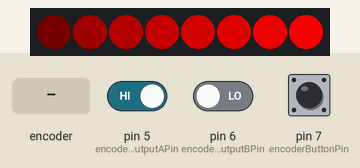
The sketch below on a simulated Arduino Uno, built with avr-gcc and run on an emulated ATmega328P. Parts: 8 RGB LEDs in strip order, left to right. The inputs (shaded band) are chosen by the test bench; at power-on: pin 7 (encoderButtonPin) HIGH, pin 5 (encoderOutputAPin) HIGH, pin 6 (encoderOutputBPin) LOW. What the sketch prints to the serial monitor is not drawn.

Above: at 1.2 s.
1.3 s: rotary encoder on pin 5 (encoderOutputAPin) / pin 6 (encoderOutputBPin) turned 1 step (first pin leading)
At 1.7 s:
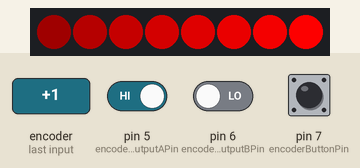
3.0 s: pin 7 (encoderButtonPin) pulsed LOW 5 times (0.12 s each, 0.3 s apart)
At 5.6 s:
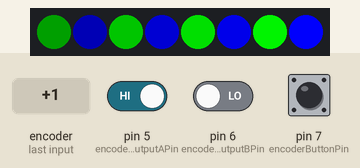
6.0 s: rotary encoder on pin 5 (encoderOutputAPin) / pin 6 (encoderOutputBPin) turned 2 steps (second pin leading)
At 6.8 s:
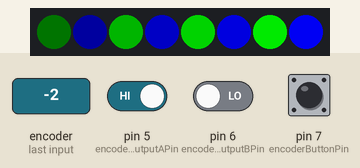
7.9 s: pin 7 (encoderButtonPin) pulsed LOW 5 times (0.12 s each, 0.3 s apart)
At 10.5 s:
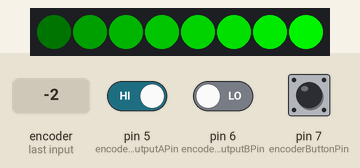
Timing chart, 0 to 11.9 s (numbered marks = the images above; inputs shaded):
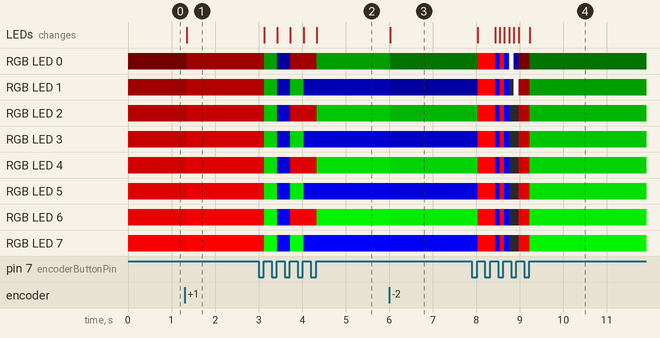

Measured:
- after the input at 1.3 s, RGB LED 0: RGB(1, 0, 0) → RGB(32, 0, 0) after 0.05 s; RGB LED 1: RGB(32, 0, 0) → RGB(63, 0, 0) after 0.05 s; RGB LED 2: RGB(63, 0, 0) → RGB(94, 0, 0) after 0.05 s; RGB LED 3: RGB(94, 0, 0) → RGB(125, 0, 0) after 0.05 s; RGB LED 4: RGB(125, 0, 0) → RGB(156, 0, 0) after 0.05 s; the LEDs: change after 0.05 s (image 1)
- after the input at 3.0 s, RGB LED 0: RGB(32, 0, 0) → RGB(0, 32, 0) after 0.13 s, → RGB(0, 0, 32) 0.30 s later, → RGB(32, 0, 0) 0.30 s later, → RGB(0, 32, 0) 0.60 s later; RGB LED 1: alternates RGB(0, 63, 0) for 0.30 s and RGB(0, 0, 63) for 0.30 s, 4 changes in all, then stays RGB(0, 0, 63), starting after 0.13 s
- after the input at 6.0 s, RGB LED 0: RGB(0, 32, 0) → RGB(0, 1, 0) at once; RGB LED 1: RGB(0, 0, 63) → RGB(0, 0, 32) at once; RGB LED 2: RGB(0, 94, 0) → RGB(0, 63, 0) at once; RGB LED 3: RGB(0, 0, 125) → RGB(0, 0, 94) at once; RGB LED 4: RGB(0, 156, 0) → RGB(0, 125, 0) at once; the LEDs: change at once (image 3)

The sketch:

led_project.ino
```cpp
#include <Adafruit_NeoPixel.h>
#include <math.h>

//consts definition for led strip
#define ledsNumber 8
#define ledsDinPin A0
#define ledsVersion NEO_GRB + NEO_KHZ800

//consts definition for brightness levels
#define brightnessMin 1
#define brightnessMax 255
#define minK 2
#define maxK 6

//consts definition for encoder
#define encoderOutputAPin 5
#define encoderOutputBPin 6
#define encoderButtonPin 7
#define bPressed LOW
#define bNotPressed HIGH

#define effectsNumber 9

byte brightnessLevels = 0;
int brightnessChangePerLed = 0;
double currentK = minK;

void changeKParameter();

typedef struct {
  const int debounce = 300;
  const int buttonHoldTime = 1000;

  unsigned long holdTime = 0;
  byte clicksCounter = 1;
  bool buttonPrevState = bNotPressed;
  bool buttonCurrentState;

  unsigned long rotationsCounter = 0;
  int aState;
  int aLastState;

  void RotationHandler() {
    aState = digitalRead(encoderOutputAPin);
    if(aState != aLastState) {
      if(digitalRead(encoderOutputBPin) != aState) {
        if(rotationsCounter < (brightnessLevels - ledsNumber))
          ++rotationsCounter;
      }
      else {
        if(rotationsCounter > 0)
          --rotationsCounter;
      }
      aLastState = aState;
    }
  }

  void ButtonHandler() {
    buttonCurrentState = digitalRead(encoderButtonPin);
    if(buttonCurrentState != buttonPrevState) {
      delay(10);
      buttonCurrentState = digitalRead(encoderButtonPin);
      if(buttonCurrentState == bPressed)
        holdTime = millis();
      if(buttonCurrentState == bNotPressed) {
        if(millis() - holdTime >= buttonHoldTime)
            changeKParameter();
        else {
          ++clicksCounter;
          if(clicksCounter > effectsNumber)
            clicksCounter = 1;
        }
      }
      buttonPrevState = buttonCurrentState;
    }
  }

} Encoder;

Adafruit_NeoPixel ledStrip = Adafruit_NeoPixel(ledsNumber, ledsDinPin, ledsVersion);
Encoder encoder;

void setup() {
  pinMode(encoderOutputAPin, INPUT);
  pinMode(encoderOutputBPin, INPUT);
  pinMode(encoderButtonPin, INPUT);

  encoder.aLastState = digitalRead(encoderOutputAPin);
  Serial.begin(9600);
  setBrightnessLevels(currentK);
  ledStrip.begin();
  ledStrip.show();
  ledStrip.clear();
}

void loop() {
  encoder.RotationHandler();
  encoder.ButtonHandler();

  switch(encoder.clicksCounter) {
    case 1:
      redEffect();
      break;
     case 2:
      greenEffect();
      break;
     case 3:
      blueEffect();
      break;
     case 4:
      redGreenEffect();
      break;
     case 5:
      redBlueEffect();
      break;
     case 6:
      greenBlueEffect();
      break;
     case 7:
      rainbowEffectWithScrolling();
      break;
     case 8:
      policeEffect();
      break;
     case 9:
      meteorRainEffect(255, 255, 255, 1, 200, 100);
      break;
  }
}

void changeKParameter() {
  byte prevK = currentK;
  encoder.holdTime = 0;
  encoder.buttonPrevState = bNotPressed;

  while(true) {
    ledStrip.clear();
    for(int i = 0; i < currentK; ++i)
      ledStrip.setPixelColor(i, ledStrip.Color(255, 255, 255));
    ledStrip.show();

    encoder.aState = digitalRead(encoderOutputAPin);
    if(encoder.aState != encoder.aLastState) {
      if(digitalRead(encoderOutputBPin) != encoder.aState) {
        if(currentK < maxK)
          currentK += 0.5;
      }
      else {
        if(currentK > minK)
          currentK -= 0.5;
      }
      encoder.aLastState = encoder.aState;
    }

    encoder.buttonCurrentState = digitalRead(encoderButtonPin);
    if(encoder.buttonCurrentState != encoder.buttonPrevState) {
      delay(10);
      encoder.buttonCurrentState = digitalRead(encoderButtonPin);
      if(encoder.buttonCurrentState == bPressed)
        encoder.holdTime = millis();
      if(encoder.buttonCurrentState == bNotPressed) {
        if(millis() - encoder.holdTime >= encoder.buttonHoldTime)
          break;
        else {
          currentK = prevK;
          break;
        }
      }
      encoder.buttonPrevState = encoder.buttonCurrentState;
    }
  }

  setBrightnessLevels(currentK);
  encoder.rotationsCounter = 0;
}

void setBrightnessLevels(byte K) {
  brightnessLevels = pow(2,K) * 2 + 1; //prevent round-off error, because brightnessLevels is of type double
  Serial.println(brightnessLevels);
  brightnessChangePerLed = (brightnessMax - brightnessMin) / (brightnessLevels - 1);
}

void redEffect() {
  ledStrip.clear();

  for(byte i = 0; i < ledsNumber; ++i)
    ledStrip.setPixelColor(i, ledStrip.Color((encoder.rotationsCounter + i) * brightnessChangePerLed + brightnessMin, 0, 0));
  ledStrip.show();
}

void greenEffect() {
  ledStrip.clear();

  for(byte i = 0; i < ledsNumber; ++i)
    ledStrip.setPixelColor(i, ledStrip.Color(0, (encoder.rotationsCounter + i) * brightnessChangePerLed + brightnessMin, 0));
  ledStrip.show();
}

void blueEffect() {
  ledStrip.clear();

  for(byte i = 0; i < ledsNumber; ++i)
    ledStrip.setPixelColor(i, ledStrip.Color(0, 0, (encoder.rotationsCounter + i) * brightnessChangePerLed + brightnessMin));
  ledStrip.show();
}

void redGreenEffect() {
  ledStrip.clear();

  for(byte i = 0; i < ledsNumber; ++i) {
    if(i % 2 == 0)
      ledStrip.setPixelColor(i, ledStrip.Color((encoder.rotationsCounter + i) * brightnessChangePerLed + brightnessMin, 0, 0));
    else
      ledStrip.setPixelColor(i, ledStrip.Color(0, (encoder.rotationsCounter + i) * brightnessChangePerLed + brightnessMin, 0));
  }
  ledStrip.show();
}

void redBlueEffect() {
  ledStrip.clear();

  for(byte i = 0; i < ledsNumber; ++i) {
    if(i % 2 == 0)
      ledStrip.setPixelColor(i, ledStrip.Color((encoder.rotationsCounter + i) * brightnessChangePerLed + brightnessMin, 0, 0));
     else
      ledStrip.setPixelColor(i, ledStrip.Color(0, 0, (encoder.rotationsCounter + i) * brightnessChangePerLed + brightnessMin));
  }
  ledStrip.show();
}

void greenBlueEffect() {
  ledStrip.clear();

  for(byte i = 0; i < ledsNumber; ++i) {
    if(i % 2 == 0)
      ledStrip.setPixelColor(i, ledStrip.Color(0, (encoder.rotationsCounter + i) * brightnessChangePerLed + brightnessMin, 0));
     else
      ledStrip.setPixelColor(i, ledStrip.Color(0, 0, (encoder.rotationsCounter + i) * brightnessChangePerLed + brightnessMin));
  }
  ledStrip.show();
}

void policeEffect() {
  ledStrip.clear();

  for(byte i = 0; i < ledsNumber; ++i)
    ledStrip.setPixelColor(i, ledStrip.Color(255, 0, 0));
  ledStrip.show();
  delay(100);

  for(byte i = 0; i < ledsNumber; ++i)
    ledStrip.setPixelColor(i, ledStrip.Color(0, 0, 255));
  ledStrip.show();
  delay(100);
}

void rainbowEffectWithScrolling() {
  unsigned int counter = 0;
  byte r = 255, g = 255, b = 255;
  byte prevClicksCounter = encoder.clicksCounter;
  changeLedStripColor(255, 0, 0);
  bool clockwise;

  while(true) {
    encoder.ButtonHandler();
    if(encoder.clicksCounter != prevClicksCounter)
      break;
    encoder.aState = digitalRead(encoderOutputAPin);
    if(encoder.aState != encoder.aLastState) {
      if(digitalRead(encoderOutputBPin) != encoder.aState) {
        if(counter < 1530)
          ++counter;
        if(counter >= 1530) {
          counter = 0;
          r = 255;
          g = 255;
          b = 255;
        }
        clockwise = true;
      }
      else {
        if(counter > 0)
          --counter;
        clockwise = false;
      }

      if(counter <= 255)
        changeLedStripColor(255, counter, 0);
      else if(counter <= 510) {
        if(clockwise)
          --r;
        else
          ++r;
        changeLedStripColor(r, 255, 0);
      }
      else if(counter <= 765)
        changeLedStripColor(0, 255, counter % 255);
      else if(counter <= 1020) {
        if(clockwise)
          --g;
        else
          ++g;
        changeLedStripColor(0, g, 255);
      }
      else if(counter <= 1275)
        changeLedStripColor(counter % 255, 0, 255);
      else {
        if(clockwise)
          --b;
        else
          ++b;
        changeLedStripColor(255, 0, b);
      }
      encoder.aLastState = encoder.aState;
    }
  }
}

void changeLedStripColor(byte r, byte g, byte b) {
  for(byte i = 0; i < ledsNumber; ++i)
    ledStrip.setPixelColor(i, ledStrip.Color(r, g, b));
  ledStrip.show();
}

void meteorRainEffect(byte red, byte green, byte blue, byte meteorSize, byte meteorTrailDecay, int speedDelay) {
  ledStrip.clear();

  byte prevClicksCounter = encoder.clicksCounter;

  for(byte i = 0; i < ledsNumber+ledsNumber; ++i) {
    encoder.ButtonHandler();
    if(encoder.clicksCounter != prevClicksCounter)
      break;
    // fade brightness all LEDs one step
    for(byte j = 0; j < ledsNumber; ++j) {
        fadeToBlack(j, meteorTrailDecay);
    }
    // draw meteor
    for(byte j = 0; j < meteorSize; j++) {
      if( (i - j < ledsNumber) && (i - j >= 0) ) {
        ledStrip.setPixelColor(i - j, ledStrip.Color(red, green, blue));
      }
    }

    ledStrip.show();
    delay(speedDelay);
  }
}

void fadeToBlack(byte ledNo, byte fadeValue) {
  byte oldColor;
  byte r, g, b;

  oldColor = ledStrip.getPixelColor(ledNo);
  r = (oldColor & 0x00ff0000UL) >> 16;
  g = (oldColor & 0x0000ff00UL) >> 8;
  b = (oldColor & 0x000000ffUL);

  r=(r<=10)? 0 : (int) r-(r*fadeValue/256);
  g=(g<=10)? 0 : (int) g-(g*fadeValue/256);
  b=(b<=10)? 0 : (int) b-(b*fadeValue/256);

  ledStrip.setPixelColor(ledNo, r, g, b);
}
```
